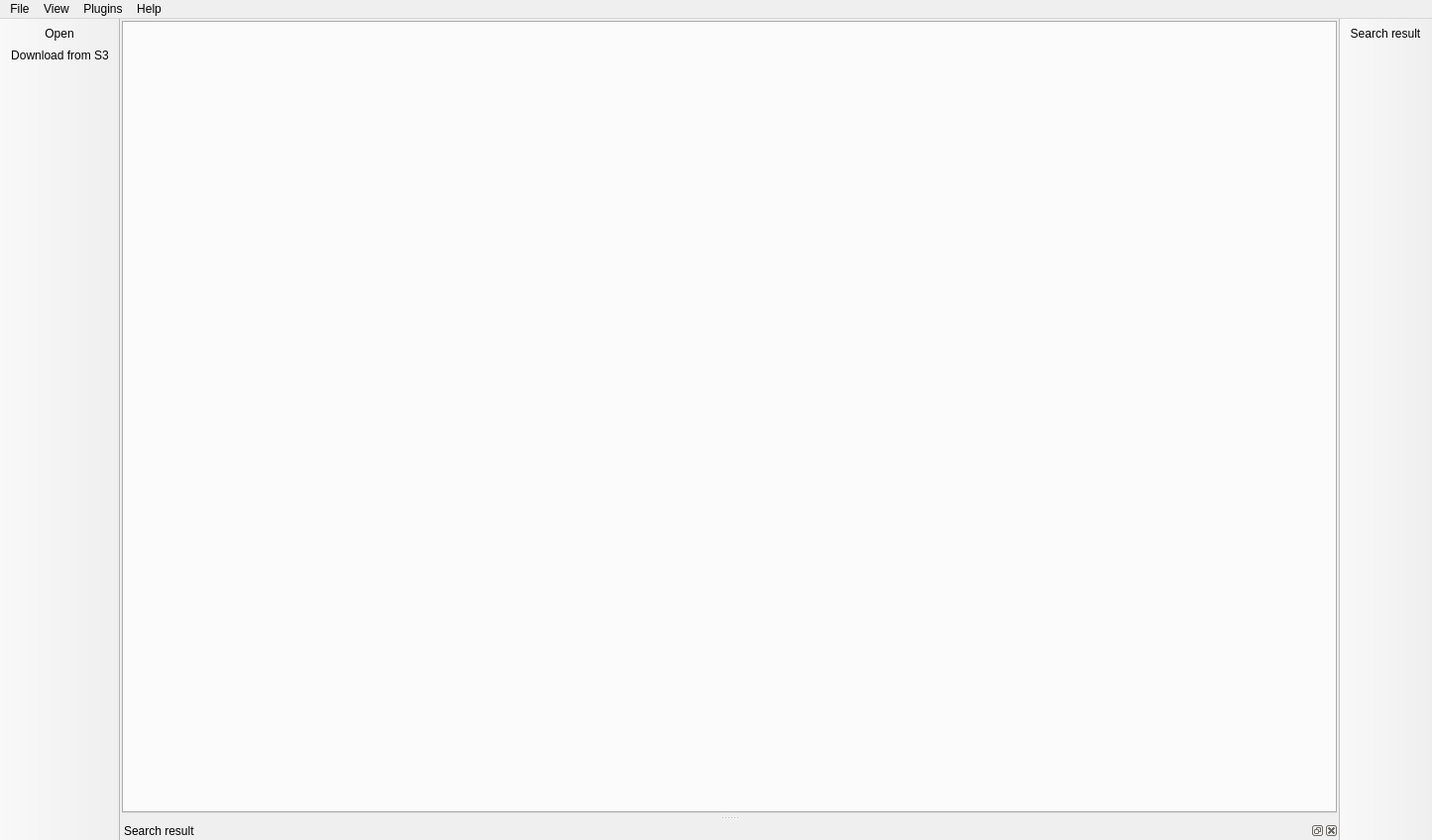
<?xml version="1.0" encoding="UTF-8"?>
<ui version="4.0">
 <class>MainWindowClass</class>
 <widget class="QMainWindow" name="MainWindowClass">
  <property name="geometry">
   <rect>
    <x>0</x>
    <y>0</y>
    <width>1445</width>
    <height>848</height>
   </rect>
  </property>
  <property name="windowTitle">
   <string>AAInfo view</string>
  </property>
  <widget class="QWidget" name="centralWidget">
   <layout class="QVBoxLayout" name="verticalLayout">
    <property name="leftMargin">
     <number>2</number>
    </property>
    <property name="topMargin">
     <number>2</number>
    </property>
    <property name="rightMargin">
     <number>2</number>
    </property>
    <property name="bottomMargin">
     <number>2</number>
    </property>
    <item>
     <widget class="QTabWidget" name="tabWidget"/>
    </item>
   </layout>
  </widget>
  <widget class="QMenuBar" name="menuBar">
   <property name="geometry">
    <rect>
     <x>0</x>
     <y>0</y>
     <width>1445</width>
     <height>21</height>
    </rect>
   </property>
   <widget class="QMenu" name="menuFile">
    <property name="title">
     <string>File</string>
    </property>
    <addaction name="actionOpen"/>
    <addaction name="actionDownloadFromS3"/>
   </widget>
   <widget class="QMenu" name="menuHelp">
    <property name="title">
     <string>Help</string>
    </property>
    <addaction name="actionAbout"/>
   </widget>
   <widget class="QMenu" name="menuView">
    <property name="title">
     <string>View</string>
    </property>
    <widget class="QMenu" name="menuWindows">
     <property name="title">
      <string>Windows</string>
     </property>
     <addaction name="actionShowSearchResultWindow"/>
    </widget>
    <addaction name="menuWindows"/>
   </widget>
   <widget class="QMenu" name="menuPlugins">
    <property name="title">
     <string>Plugins</string>
    </property>
   </widget>
   <addaction name="menuFile"/>
   <addaction name="menuView"/>
   <addaction name="menuPlugins"/>
   <addaction name="menuHelp"/>
  </widget>
  <widget class="QToolBar" name="mainToolBar">
   <property name="sizePolicy">
    <sizepolicy hsizetype="Fixed" vsizetype="Preferred">
     <horstretch>0</horstretch>
     <verstretch>0</verstretch>
    </sizepolicy>
   </property>
   <property name="layoutDirection">
    <enum>Qt::LeftToRight</enum>
   </property>
   <property name="movable">
    <bool>false</bool>
   </property>
   <property name="allowedAreas">
    <set>Qt::AllToolBarAreas</set>
   </property>
   <attribute name="toolBarArea">
    <enum>RightToolBarArea</enum>
   </attribute>
   <attribute name="toolBarBreak">
    <bool>false</bool>
   </attribute>
   <addaction name="actionShowSearchResultWindow"/>
  </widget>
  <widget class="QDockWidget" name="searchResultDockWidget">
   <property name="windowIcon">
    <iconset>
     <normaloff>:/MainWindow/images/search.png</normaloff>:/MainWindow/images/search.png</iconset>
   </property>
   <property name="windowTitle">
    <string>Search result</string>
   </property>
   <attribute name="dockWidgetArea">
    <number>8</number>
   </attribute>
   <widget class="SearchResultWidget" name="searchResultWidget"/>
  </widget>
  <widget class="QToolBar" name="toolBar">
   <property name="sizePolicy">
    <sizepolicy hsizetype="Fixed" vsizetype="Preferred">
     <horstretch>0</horstretch>
     <verstretch>0</verstretch>
    </sizepolicy>
   </property>
   <property name="windowTitle">
    <string>toolBar</string>
   </property>
   <property name="movable">
    <bool>false</bool>
   </property>
   <attribute name="toolBarArea">
    <enum>LeftToolBarArea</enum>
   </attribute>
   <attribute name="toolBarBreak">
    <bool>false</bool>
   </attribute>
   <addaction name="actionOpen"/>
   <addaction name="actionDownloadFromS3"/>
  </widget>
  <action name="actionOpen">
   <property name="icon">
    <iconset resource="infoviewer.qrc">
     <normaloff>:/InfoViewer/images/open.png</normaloff>:/InfoViewer/images/open.png</iconset>
   </property>
   <property name="text">
    <string>Open</string>
   </property>
   <property name="shortcut">
    <string>Ctrl+O</string>
   </property>
  </action>
  <action name="actionAbout">
   <property name="text">
    <string>About</string>
   </property>
  </action>
  <action name="actionShowSearchResultWindow">
   <property name="icon">
    <iconset resource="infoviewer.qrc">
     <normaloff>:/InfoViewer/images/search.png</normaloff>:/InfoViewer/images/search.png</iconset>
   </property>
   <property name="text">
    <string>Search result</string>
   </property>
   <property name="toolTip">
    <string>Show search result window</string>
   </property>
  </action>
  <action name="actionDownloadFromS3">
   <property name="icon">
    <iconset resource="infoviewer.qrc">
     <normaloff>:/InfoViewer/images/download.png</normaloff>:/InfoViewer/images/download.png</iconset>
   </property>
   <property name="text">
    <string>Download from S3</string>
   </property>
   <property name="toolTip">
    <string>Download logs from S3 and unpack</string>
   </property>
   <property name="shortcut">
    <string>Ctrl+D</string>
   </property>
  </action>
 </widget>
 <layoutdefault spacing="6" margin="11"/>
 <customwidgets>
  <customwidget>
   <class>SearchResultWidget</class>
   <extends>QWidget</extends>
   <header>searchresultwidget.h</header>
   <container>1</container>
  </customwidget>
 </customwidgets>
 <resources>
  <include location="infoviewer.qrc"/>
 </resources>
 <connections/>
</ui>
